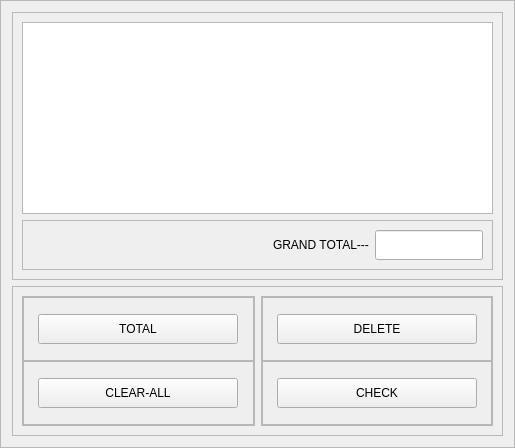
               <widget class="QFrame" name="frame_5">
                <property name="frameShape">
                 <enum>QFrame::StyledPanel</enum>
                </property>
                <property name="frameShadow">
                 <enum>QFrame::Raised</enum>
                </property>
                <layout class="QVBoxLayout" name="verticalLayout_4">
                 <item>
                  <widget class="QFrame" name="frame_9">
                   <property name="frameShape">
                    <enum>QFrame::StyledPanel</enum>
                   </property>
                   <property name="frameShadow">
                    <enum>QFrame::Raised</enum>
                   </property>
                   <layout class="QVBoxLayout" name="verticalLayout_9">
                    <item>
                     <widget class="QTableWidget" name="table">
                      <property name="font">
                       <font>
                        <weight>75</weight>
                        <bold>true</bold>
                       </font>
                      </property>
                      <property name="editTriggers">
                       <set>QAbstractItemView::NoEditTriggers</set>
                      </property>
                      <attribute name="horizontalHeaderVisible">
                       <bool>false</bool>
                      </attribute>
                      <attribute name="verticalHeaderVisible">
                       <bool>true</bool>
                      </attribute>
                     </widget>
                    </item>
                    <item>
                     <widget class="QFrame" name="frame_21">
                      <property name="minimumSize">
                       <size>
                        <width>0</width>
                        <height>50</height>
                       </size>
                      </property>
                      <property name="frameShape">
                       <enum>QFrame::StyledPanel</enum>
                      </property>
                      <property name="frameShadow">
                       <enum>QFrame::Raised</enum>
                      </property>
                      <layout class="QHBoxLayout" name="horizontalLayout_13">
                       <property name="leftMargin">
                        <number>250</number>
                       </property>
                       <item>
                        <widget class="QLabel" name="label_5">
                         <property name="maximumSize">
                          <size>
                           <width>150</width>
                           <height>16777215</height>
                          </size>
                         </property>
                         <property name="text">
                          <string>GRAND TOTAL---</string>
                         </property>
                        </widget>
                       </item>
                       <item>
                        <widget class="QLineEdit" name="GRAND">
                         <property name="minimumSize">
                          <size>
                           <width>0</width>
                           <height>30</height>
                          </size>
                         </property>
                         <property name="maximumSize">
                          <size>
                           <width>300</width>
                           <height>16777215</height>
                          </size>
                         </property>
                         <property name="styleSheet">
                          <string notr="true">font: 75 10pt &quot;MS Shell Dlg 2&quot;;</string>
                         </property>
                         <property name="readOnly">
                          <bool>true</bool>
                         </property>
                        </widget>
                       </item>
                      </layout>
                     </widget>
                    </item>
                   </layout>
                  </widget>
                 </item>
                 <item>
                  <widget class="QFrame" name="frame_10">
                   <property name="minimumSize">
                    <size>
                     <width>0</width>
                     <height>150</height>
                    </size>
                   </property>
                   <property name="maximumSize">
                    <size>
                     <width>16777215</width>
                     <height>150</height>
                    </size>
                   </property>
                   <property name="frameShape">
                    <enum>QFrame::StyledPanel</enum>
                   </property>
                   <property name="frameShadow">
                    <enum>QFrame::Raised</enum>
                   </property>
                   <layout class="QHBoxLayout" name="horizontalLayout_4">
                    <item>
                     <widget class="QFrame" name="frame_11">
                      <property name="frameShape">
                       <enum>QFrame::StyledPanel</enum>
                      </property>
                      <property name="frameShadow">
                       <enum>QFrame::Raised</enum>
                      </property>
                      <layout class="QVBoxLayout" name="verticalLayout_5">
                       <property name="spacing">
                        <number>0</number>
                       </property>
                       <property name="leftMargin">
                        <number>0</number>
                       </property>
                       <property name="topMargin">
                        <number>0</number>
                       </property>
                       <property name="rightMargin">
                        <number>0</number>
                       </property>
                       <property name="bottomMargin">
                        <number>0</number>
                       </property>
                       <item>
                        <widget class="QFrame" name="frame_13">
                         <property name="frameShape">
                          <enum>QFrame::StyledPanel</enum>
                         </property>
                         <property name="frameShadow">
                          <enum>QFrame::Raised</enum>
                         </property>
                         <layout class="QHBoxLayout" name="horizontalLayout_9">
                          <item>
                           <widget class="QPushButton" name="FINAL">
                            <property name="minimumSize">
                             <size>
                              <width>200</width>
                              <height>30</height>
                             </size>
                            </property>
                            <property name="maximumSize">
                             <size>
                              <width>200</width>
                              <height>30</height>
                             </size>
                            </property>
                            <property name="text">
                             <string>TOTAL</string>
                            </property>
                           </widget>
                          </item>
                         </layout>
                        </widget>
                       </item>
                       <item>
                        <widget class="QFrame" name="frame_14">
                         <property name="frameShape">
                          <enum>QFrame::StyledPanel</enum>
                         </property>
                         <property name="frameShadow">
                          <enum>QFrame::Raised</enum>
                         </property>
                         <layout class="QHBoxLayout" name="horizontalLayout_12">
                          <item>
                           <widget class="QPushButton" name="clear">
                            <property name="minimumSize">
                             <size>
                              <width>200</width>
                              <height>30</height>
                             </size>
                            </property>
                            <property name="maximumSize">
                             <size>
                              <width>200</width>
                              <height>30</height>
                             </size>
                            </property>
                            <property name="text">
                             <string>CLEAR-ALL</string>
                            </property>
                           </widget>
                          </item>
                         </layout>
                        </widget>
                       </item>
                      </layout>
                     </widget>
                    </item>
                    <item>
                     <widget class="QFrame" name="frame_12">
                      <property name="frameShape">
                       <enum>QFrame::StyledPanel</enum>
                      </property>
                      <property name="frameShadow">
                       <enum>QFrame::Raised</enum>
                      </property>
                      <layout class="QVBoxLayout" name="verticalLayout_6">
                       <property name="spacing">
                        <number>0</number>
                       </property>
                       <property name="leftMargin">
                        <number>0</number>
                       </property>
                       <property name="topMargin">
                        <number>0</number>
                       </property>
                       <property name="rightMargin">
                        <number>0</number>
                       </property>
                       <property name="bottomMargin">
                        <number>0</number>
                       </property>
                       <item>
                        <widget class="QFrame" name="frame_15">
                         <property name="frameShape">
                          <enum>QFrame::StyledPanel</enum>
                         </property>
                         <property name="frameShadow">
                          <enum>QFrame::Raised</enum>
                         </property>
                         <layout class="QHBoxLayout" name="horizontalLayout_11">
                          <item>
                           <widget class="QPushButton" name="delete_btn">
                            <property name="minimumSize">
                             <size>
                              <width>200</width>
                              <height>30</height>
                             </size>
                            </property>
                            <property name="maximumSize">
                             <size>
                              <width>200</width>
                              <height>30</height>
                             </size>
                            </property>
                            <property name="text">
                             <string>DELETE</string>
                            </property>
                           </widget>
                          </item>
                         </layout>
                        </widget>
                       </item>
                       <item>
                        <widget class="QFrame" name="frame_16">
                         <property name="frameShape">
                          <enum>QFrame::StyledPanel</enum>
                         </property>
                         <property name="frameShadow">
                          <enum>QFrame::Raised</enum>
                         </property>
                         <layout class="QHBoxLayout" name="horizontalLayout_10">
                          <item>
                           <widget class="QPushButton" name="checking">
                            <property name="minimumSize">
                             <size>
                              <width>200</width>
                              <height>30</height>
                             </size>
                            </property>
                            <property name="maximumSize">
                             <size>
                              <width>200</width>
                              <height>30</height>
                             </size>
                            </property>
                            <property name="text">
                             <string>CHECK</string>
                            </property>
                           </widget>
                          </item>
                         </layout>
                        </widget>
                       </item>
                      </layout>
                     </widget>
                    </item>
                   </layout>
                  </widget>
                 </item>
                </layout>
               </widget>
